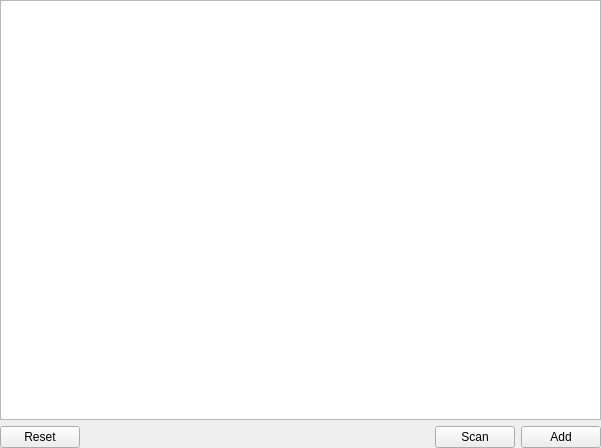
<?xml version="1.0" encoding="UTF-8"?>
<ui version="4.0">
 <class>FilterList</class>
 <widget class="QWidget" name="FilterList">
  <property name="geometry">
   <rect>
    <x>0</x>
    <y>0</y>
    <width>601</width>
    <height>448</height>
   </rect>
  </property>
  <property name="windowTitle">
   <string>Form</string>
  </property>
  <layout class="QVBoxLayout" name="verticalLayout">
   <property name="leftMargin">
    <number>0</number>
   </property>
   <property name="topMargin">
    <number>0</number>
   </property>
   <property name="rightMargin">
    <number>0</number>
   </property>
   <property name="bottomMargin">
    <number>0</number>
   </property>
   <item>
    <widget class="QTreeView" name="list">
     <property name="sizePolicy">
      <sizepolicy hsizetype="Expanding" vsizetype="Expanding">
       <horstretch>0</horstretch>
       <verstretch>0</verstretch>
      </sizepolicy>
     </property>
    </widget>
   </item>
   <item>
    <layout class="QHBoxLayout" name="horizontalLayout">
     <property name="topMargin">
      <number>0</number>
     </property>
     <item>
      <widget class="QPushButton" name="reset">
       <property name="text">
        <string>Reset</string>
       </property>
      </widget>
     </item>
     <item>
      <spacer name="horizontalSpacer">
       <property name="orientation">
        <enum>Qt::Horizontal</enum>
       </property>
       <property name="sizeHint" stdset="0">
        <size>
         <width>40</width>
         <height>20</height>
        </size>
       </property>
      </spacer>
     </item>
     <item>
      <widget class="QPushButton" name="scan">
       <property name="text">
        <string>Scan</string>
       </property>
      </widget>
     </item>
     <item>
      <widget class="QPushButton" name="add">
       <property name="text">
        <string>Add</string>
       </property>
      </widget>
     </item>
    </layout>
   </item>
  </layout>
  <action name="actionRemoveFilter">
   <property name="text">
    <string>Remove Filter</string>
   </property>
  </action>
  <action name="actionAddFilter">
   <property name="text">
    <string>Add Filter</string>
   </property>
  </action>
 </widget>
 <resources/>
 <connections/>
</ui>
